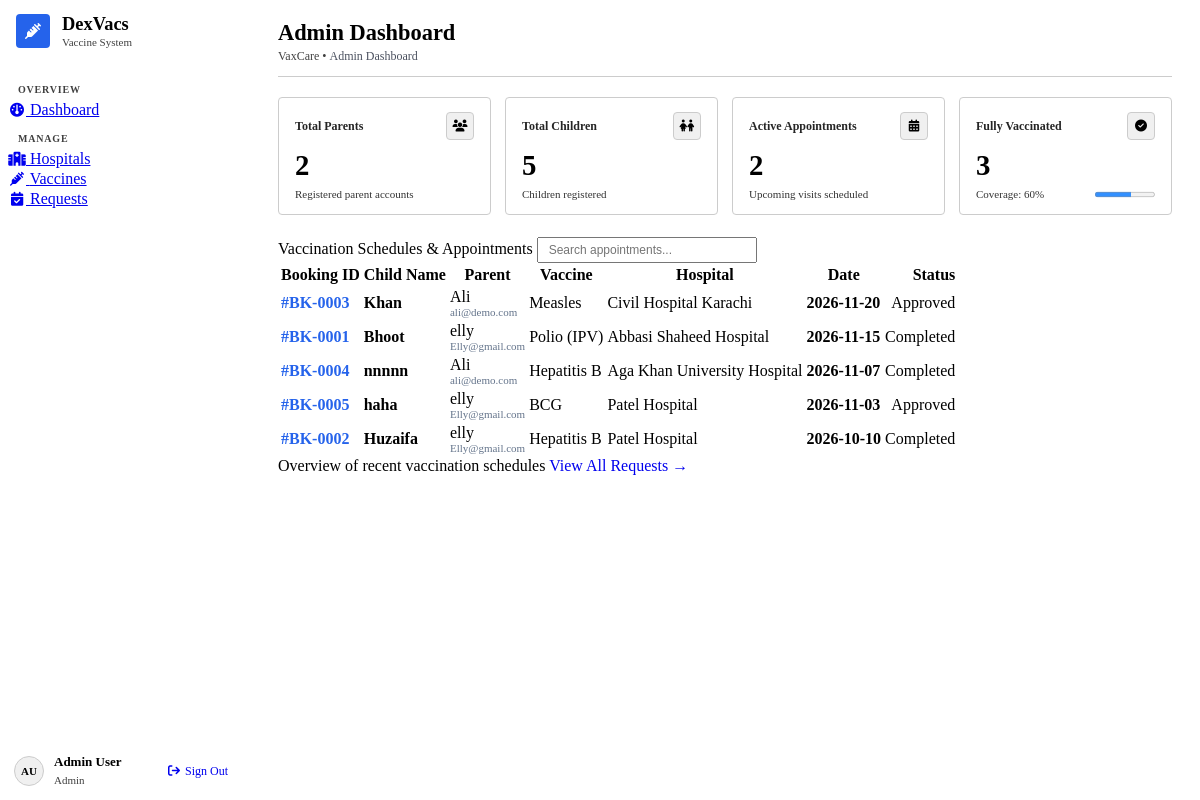
Page /admin/dashboard.php (signed in) on the committed database.
### tables this page shows
CREATE TABLE `bookings` (
  `id` int(11) NOT NULL AUTO_INCREMENT,
  `child_id` int(11) NOT NULL,
  `hospital_id` int(11) NOT NULL,
  `vaccine_id` int(11) NOT NULL,
  `booking_date` date NOT NULL,
  `status` enum('Pending','Approved','Completed','Cancelled') DEFAULT 'Pending',
  `created_at` timestamp NOT NULL DEFAULT current_timestamp(),
  PRIMARY KEY (`id`),
  KEY `child_id` (`child_id`),
  KEY `hospital_id` (`hospital_id`),
  KEY `vaccine_id` (`vaccine_id`),
  CONSTRAINT `bookings_ibfk_1` FOREIGN KEY (`child_id`) REFERENCES `children` (`id`) ON DELETE CASCADE,
  CONSTRAINT `bookings_ibfk_2` FOREIGN KEY (`hospital_id`) REFERENCES `hospitals` (`id`) ON DELETE CASCADE,
  CONSTRAINT `bookings_ibfk_3` FOREIGN KEY (`vaccine_id`) REFERENCES `vaccines` (`id`) ON DELETE CASCADE
);

CREATE TABLE `children` (
  `id` int(11) NOT NULL AUTO_INCREMENT,
  `name` varchar(100) NOT NULL,
  `parent_id` int(11) NOT NULL,
  `vaccine_id` int(11) NOT NULL,
  `hospital_id` int(11) NOT NULL,
  `dob` date DEFAULT NULL,
  `gender` enum('Male','Female','Other') DEFAULT 'Male',
  `status` enum('Not vaccinated','Vaccinated') NOT NULL DEFAULT 'Not vaccinated',
  `certificate_sent` tinyint(1) DEFAULT 0,
  `created_at` timestamp NOT NULL DEFAULT current_timestamp(),
  PRIMARY KEY (`id`),
  KEY `parent_id` (`parent_id`),
  KEY `vaccine_id` (`vaccine_id`),
  KEY `hospital_id` (`hospital_id`),
  CONSTRAINT `children_ibfk_1` FOREIGN KEY (`parent_id`) REFERENCES `users` (`id`) ON DELETE CASCADE,
  CONSTRAINT `children_ibfk_2` FOREIGN KEY (`vaccine_id`) REFERENCES `vaccines` (`id`) ON DELETE CASCADE,
  CONSTRAINT `children_ibfk_3` FOREIGN KEY (`hospital_id`) REFERENCES `hospitals` (`id`) ON DELETE CASCADE
);

CREATE TABLE `users` (
  `id` int(11) NOT NULL AUTO_INCREMENT,
  `email` varchar(255) NOT NULL,
  `password` varchar(255) NOT NULL,
  `name` varchar(100) NOT NULL,
  `phone` varchar(30) DEFAULT NULL,
  `role` enum('Parent','Hospital','Admin') NOT NULL DEFAULT 'Parent',
  `created_at` timestamp NOT NULL DEFAULT current_timestamp(),
  PRIMARY KEY (`id`),
  UNIQUE KEY `email` (`email`)
);

CREATE TABLE `vaccines` (
  `id` int(11) NOT NULL AUTO_INCREMENT,
  `name` varchar(100) NOT NULL,
  `description` text DEFAULT NULL,
  `price` decimal(10,2) NOT NULL,
  `status` enum('Available','Unavailable') NOT NULL DEFAULT 'Available',
  `created_at` timestamp NOT NULL DEFAULT current_timestamp(),
  PRIMARY KEY (`id`)
);

CREATE TABLE `hospitals` (
  `id` int(11) NOT NULL AUTO_INCREMENT,
  `name` varchar(150) NOT NULL,
  `location` varchar(255) NOT NULL,
  `phone` varchar(30) DEFAULT NULL,
  `status` enum('Active','Inactive') DEFAULT 'Active',
  `created_at` timestamp NOT NULL DEFAULT current_timestamp(),
  PRIMARY KEY (`id`)
);

### admin/dashboard.php (the view, shortened to what this page needs)
<?php
require_once __DIR__ . '/../config/db.php';
$total_parents  = $conn->query("SELECT COUNT(*) as t FROM users WHERE role = 'Parent'")->fetch_assoc()['t'] ?? 0;
$total_children = $conn->query("SELECT COUNT(*) as t FROM children")->fetch_assoc()['t'] ?? 0;
$total_bookings = $conn->query("SELECT COUNT(*) as t FROM bookings WHERE status = 'Approved'")->fetch_assoc()['t'] ?? 0;
$vaccinated_cnt = $conn->query("SELECT COUNT(*) as t FROM children WHERE status = 'Vaccinated'")->fetch_assoc()['t'] ?? 0;
$vax_pct        = ($total_children > 0) ? round(($vaccinated_cnt / $total_children) * 100) : 0;
$sql = "SELECT b.id, c.name as child_name, u.name as parent_name, u.email as parent_email,
               v.name as vaccine_name, h.name as hospital_name, b.booking_date, b.status
        FROM bookings b
        JOIN children c ON b.child_id = c.id
        JOIN users u ON c.parent_id = u.id
        JOIN vaccines v ON b.vaccine_id = v.id
        JOIN hospitals h ON b.hospital_id = h.id
        ORDER BY b.booking_date DESC LIMIT 15";
$result = $conn->query($sql);
include __DIR__ . '/../includes/header.php';
?>
<div class="r-grid-4">
  <div class="r-metric-card">
    <div class="r-metric-head">
      <span class="r-metric-title">Total Parents</span>
      <div class="r-metric-icon"><i class="fa-solid fa-users"></i></div>
    </div>
    <div class="r-metric-value"><?php echo $total_parents; ?></div>
    <div class="r-metric-foot">
      <span>Registered parent accounts</span>
    </div>
  </div>
  <div class="r-metric-card accent-info">
    <div class="r-metric-head">
      <span class="r-metric-title">Total Children</span>
      <div class="r-metric-icon"><i class="fa-solid fa-children"></i></div>
    </div>
    <div class="r-metric-value"><?php echo $total_children; ?></div>
    <div class="r-metric-foot">
      <span>Children registered</span>
    </div>
  </div>
  <div class="r-metric-card accent-warning">
    <div class="r-metric-head">
      <span class="r-metric-title">Active Appointments</span>
      <div class="r-metric-icon"><i class="fa-solid fa-calendar-days"></i></div>
    </div>
    <div class="r-metric-value"><?php echo $total_bookings; ?></div>
    <div class="r-metric-foot">
      <span>Upcoming visits scheduled</span>
    </div>
  </div>
  <div class="r-metric-card accent-success">
    <div class="r-metric-head">
      <span class="r-metric-title">Fully Vaccinated</span>
      <div class="r-metric-icon"><i class="fa-solid fa-circle-check"></i></div>
    </div>
    <div class="r-metric-value"><?php echo $vaccinated_cnt; ?></div>
    <div class="r-metric-foot">
      <span>Coverage: <?php echo $vax_pct; ?>%</span>
      <div style="width: 60px;">
        <progress value="<?php echo $vax_pct; ?>" max="100" style="width: 100%;"></progress>
      </div>
    </div>
  </div>
</div>
<div class="r-card">
  <div class="r-titlebar">
    <span>Vaccination Schedules &amp; Appointments</span>
    <input type="text" placeholder="Search appointments..." class="r-input-block" style="width: 220px; padding: 4px 10px; font-size: 12px;" oninput="filterTable(this.value, 'schedulesTable')">
  </div>
  <div class="r-card-body" style="padding: 0;">
    <div class="r-table-responsive">
      <table class="r-full" id="schedulesTable">
        <thead>
          <tr>
            <th>Booking ID</th>
            <th>Child Name</th>
            <th>Parent</th>
            <th>Vaccine</th>
            <th>Hospital</th>
            <th>Date</th>
            <th style="text-align: right;">Status</th>
          </tr>
        </thead>
        <tbody>
          <?php if ($result && $result->num_rows > 0): ?>
            <?php while ($b = $result->fetch_assoc()): ?>
            <tr>
              <td><strong style="color: #2563eb;">#BK-<?php echo str_pad($b['id'], 4, '0', STR_PAD_LEFT); ?></strong></td>
              <td><strong><?php echo htmlspecialchars($b['child_name']); ?></strong></td>
              <td>
                <div><?php echo htmlspecialchars($b['parent_name']); ?></div>
                <div style="font-size: 11px; color: #64748b;"><?php echo htmlspecialchars($b['parent_email']); ?></div>
              </td>
              <td><span class="r-badge r-badge-primary"><?php echo htmlspecialchars($b['vaccine_name']); ?></span></td>
              <td><?php echo htmlspecialchars($b['hospital_name']); ?></td>
              <td><strong><?php echo htmlspecialchars($b['booking_date']); ?></strong></td>
              <td style="text-align: right;">
                <?php if ($b['status'] === 'Approved'): ?>
                  <span class="r-badge r-badge-ok">Approved</span>
                <?php elseif ($b['status'] === 'Completed'): ?>
                  <span class="r-badge r-badge-ok">Completed</span>
                <?php elseif ($b['status'] === 'Cancelled'): ?>
                  <span class="r-badge r-badge-danger">Cancelled</span>
                <?php else: ?>
                  <span class="r-badge r-badge-warn">Pending</span>
                <?php endif; ?>
              </td>
            </tr>
            <?php endwhile; ?>
          <?php endif; ?>
        </tbody>
      </table>
    </div>
  </div>
  <div class="r-card-footer">
    <span>Overview of recent vaccination schedules</span>
    <a href="manage-requests.php" class="r-btn r-btn-sm" style="text-decoration:none;">View All Requests &rarr;</a>
  </div>
</div>
<?php include __DIR__ . '/../includes/footer.php'; ?>

### assets/css/style.css (style rules this page uses)
html, body { margin: 0; padding: 0; min-height: 100vh; box-sizing: border-box; }
*, *::before, *::after { box-sizing: inherit; }
.r-layout-sidebar { display: flex; min-height: 100vh; width: 100%; }
.r-grid-4 { display: grid; grid-template-columns: repeat(4, 1fr); gap: 14px; margin-bottom: 22px; }
.r-metric-card { background: var(--r-surface); border: var(--r-bw, 1px) solid var(--r-border, #ccc); border-radius: var(--r-radius, 4px); box-shadow: var(--r-panel-shadow, none); padding: 14px 16px; display: flex; flex-direction: column; justify-content: space-between; }
.r-metric-head { display: flex; align-items: center; justify-content: space-between; margin-bottom: 6px; }
.r-metric-title { font-size: 12px; font-weight: 600; opacity: 0.85; }
.r-metric-icon { width: 28px; height: 28px; border-radius: var(--r-radius, 4px); background: var(--r-surface-alt, #f0f0f0); border: var(--r-bw, 1px) solid var(--r-border, #ccc); display: flex; align-items: center; justify-content: center; font-size: 12px; }
.r-metric-value { font-size: 1.8rem; font-weight: 700; line-height: 1.1; margin: 4px 0 6px; }
.r-metric-foot { font-size: 11px; opacity: 0.8; display: flex; align-items: center; justify-content: space-between; }
.r-card { margin-bottom: 20px; }
.r-table-responsive { width: 100%; overflow-x: auto; -webkit-overflow-scrolling: touch; }

### rows in the picture
bookings: id "0003", child.name "Khan", users.name "Ali", users.email "ali@demo.com", vaccine.name "Measles", hospital.name "Civil Hospital Karachi", booking_date "2026-11-20", status "Approved"
bookings: id "0001", child.name "Bhoot", users.name "elly", users.email "Elly@gmail.com", vaccine.name "Polio (IPV)", hospital.name "Abbasi Shaheed Hospital", booking_date "2026-11-15", status "Completed"
bookings: id "0004", child.name "nnnnn", users.name "Ali", users.email "ali@demo.com", vaccine.name "Hepatitis B", hospital.name "Aga Khan University Hospital", booking_date "2026-11-07", status "Completed"
bookings: id "0005", child.name "haha", users.name "elly", users.email "Elly@gmail.com", vaccine.name "BCG", hospital.name "Patel Hospital", booking_date "2026-11-03", status "Approved"
bookings: id "0002", child.name "Huzaifa", users.name "elly", users.email "Elly@gmail.com", vaccine.name "Hepatitis B", hospital.name "Patel Hospital", booking_date "2026-10-10", status "Completed"

### other values in the picture
$section_title "OVERVIEW"
$item['label'] "Dashboard"
$section_title "MANAGE"
$item['label'] "Hospitals"
$item['label'] "Vaccines"
$item['label'] "Requests"
$initials "AU"
$user_name "Admin User"
$user_role "Admin"
$page_title "Admin Dashboard"
$total_parents "2"
$total_children "5"
$total_bookings "2"
$vaccinated_cnt "3"
$vax_pct "60"
